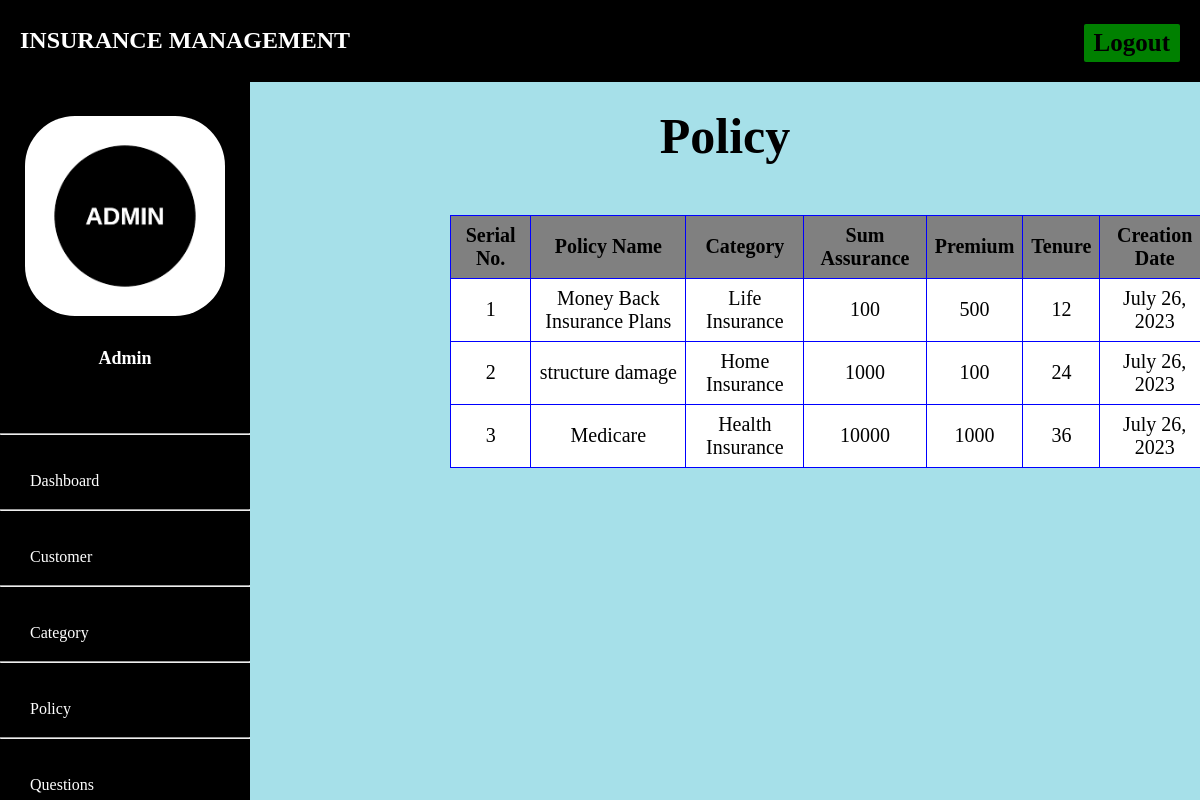
/admin-view-policy, run on the app's committed database.
### admins/models.py (models this page shows, shortened)
class Policy(models.Model):
    category= models.ForeignKey('Category', on_delete=models.CASCADE)
    policy_name=models.CharField(max_length=200)
    sum_assurance=models.PositiveIntegerField()
    premium=models.PositiveIntegerField()
    tenure=models.PositiveIntegerField()
    creation_date =models.DateField(auto_now=True)

class Category(models.Model):
    category_name =models.CharField(max_length=20)
    creation_date =models.DateField(auto_now=True)
    def __str__(self):
        return self.category_name

### admins/views.py (the view)
# urls.py: path('admin-view-policy', views.admin_view_policy,name='admin-view-policy'),
def admin_view_policy(request):
    policies = models.Policy.objects.all()
    return render(request,'admin_view_policy.html',{'policies':policies})

### admins/templates/admin_view_policy.html (shortened to what this page needs)
{% extends 'adminbase.html' %}
{% block content %}
{%load static%}
<head>
</head>
<div class="container">
    <h6 class="heading">Policy</h6>
    <table>
      <thead>
        <tr>
          <th>Serial No.</th>
          <th>Policy Name</th>
          <th> Category</th>
          <th> Sum Assurance</th>
          <th> Premium</th>
          <th> Tenure</th>
          <th> Creation Date</th>
        </tr>
      </thead>
      {% for t in policies %}
      <tr>
        <td> {{ forloop.counter }}</td>
        <td> {{t.policy_name}}</td>
        <td> {{t.category}}</td>
        <td> {{t.sum_assurance}}</td>
        <td> {{t.premium}}</td>
        <td> {{t.tenure}}</td>
        <td>{{t.creation_date}}</td>
      </tr>
      {% endfor %}
    </table>
  </div>
<br><br><br><br><br><br>
{% endblock content %}

### admins/templates/adminbase.html (shortened to what this page needs)
<!DOCTYPE html>
{% load static %}
<html lang="en" dir="ltr">
<head>
</head>
<body>
  <header style="padding-top: 0px;">
    <div class="left_area">
      <h3><br>Insurance Management</h3>
    </div>
    <div class="right_area">
      <a href="/logout" class="logout_btn">Logout</a>
    </div>
  </header>
  <div class="sidebar" style="margin-top: 50px;">
    <center><br><br>
      <img src="{% static 'image/Admin.png' %}" class="profile_image" alt="">
      <br><br><h4>Admin</h4><br><br>
    </center><hr><br>
    <a href="/admin-dashboard"><span>Dashboard</span></a><hr><br>
    <a href="/admin-view-customer"><span>Customer</span></a><hr><br>
    <a href="/admin-category"><span>Category</span></a><hr><br>
    <a href="/admin-policy"><span>Policy</span></a><hr><br>
    <a href="/admin-question"><span>Questions</span></a><hr>
  </div>
  <div class="content">
    <br><br><br><br><br>
    {% block content %}
    {% endblock content %}
    <br><br><br>
  </div>
</body>
</html>

### admins/templates/adminbase.html (style rules this page uses)
a:link { text-decoration:none; }
body { margin: 0; padding: 0; height: 100%; font-family:cursive; background:#b2b2b2; }
header { position: fixed; background:black; padding: 20px; width: 100%; z-index: 1; }
.left_area h3 { color:white; margin: 0px; text-transform: uppercase; font-size: 24px; font-weight: 900; }
.logout_btn { padding: 5px 10px; background:green; text-decoration: none; float: right; margin-top: -30px; margin-right: 40px; border-radius: 2px; font-size: 25px; font-weight: 600; color:black; transition: 0.3s; }
.sidebar { background:black; margin-top: 70px; padding-top: 30px; position: fixed; left: 0; width: 250px; height: 100%; transition: 0.5s; transition-property: left; }
.sidebar .profile_image { width: 200px; height: 200px; border-radius: 50px; margin-bottom: 10px; }
.sidebar h4 { color:white; margin-top: 0; margin-bottom: 20px; font-size: 18px; }
.sidebar a { color: #FFF; display: flex; align-items: center; width: 100%; line-height: 40px; text-decoration: none; padding-left: 20px; box-sizing: border-box; transition: 0.3s; font-size: 16px; }
.content { margin-left: 250px; background-position: center; transition: 0.5s; padding-top:150px; padding-bottom: -12px; }

### admins/templates/admin_view_policy.html (style rules this page uses)
body { font-family: cursive; background-color: #a6e0e9; }
a:link { text-decoration: none; }
h6 { text-align: center; font-size:80px; }
.container { margin-top:-250px; }
table { width:80%; border-collapse: collapse; margin-top:50px; margin-left:200px; }
th, td { font-size:20px; padding: 8px; border: 1px solid blue; text-align:center; background-color:grey; }
td { background-color:#fff; font-size:20px; }
.heading { color:black padding: 10px; font-size:50px; margin-bottom:10px; }

### data on the page
Policy: policy_name "Money Back Insurance Plans", category "Life Insurance", sum_assurance "100", premium "500", tenure "12", creation_date "July 26, 2023"
Policy: policy_name "structure damage", category "Home Insurance", sum_assurance "1000", premium "100", tenure "24", creation_date "July 26, 2023"
Policy: policy_name "Medicare", category "Health Insurance", sum_assurance "10000", premium "1000", tenure "36", creation_date "July 26, 2023"
